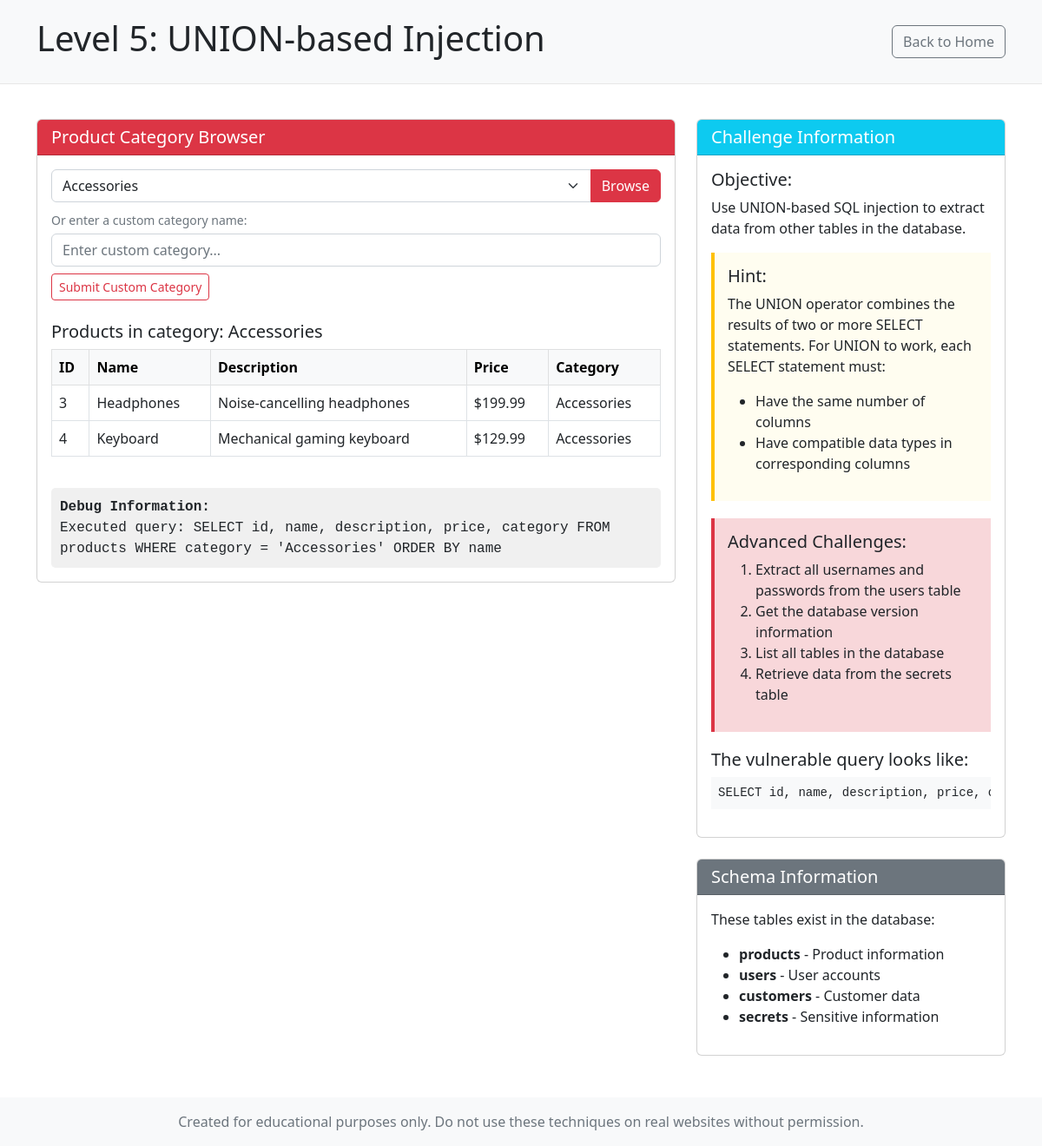
/level5.php?category=Accessories, run on the app's committed database.
### tables this page shows
CREATE TABLE products (
    id INT AUTO_INCREMENT PRIMARY KEY,
    name VARCHAR(100) NOT NULL,
    description TEXT,
    price DECIMAL(10, 2),
    category VARCHAR(50)
);

### level5.php (the view, shortened to what this page needs)
<?php
require_once 'config.php';
$category = '';
$results = [];
$executed_query = '';
$categories = [];
$category_sql = "SELECT DISTINCT category FROM products ORDER BY category";
$category_result = mysqli_query($conn, $category_sql);
if ($category_result) {
    while ($row = mysqli_fetch_assoc($category_result)) {
        $categories[] = $row['category'];
    }
}
if (isset($_GET['category'])) {
    $category = $_GET['category'];
    $sql = "SELECT id, name, description, price, category FROM products WHERE category = '$category' ORDER BY name";
    $executed_query = "Executed query: " . $sql;
    $result = mysqli_query($conn, $sql);
    if ($result) {
        while ($row = mysqli_fetch_assoc($result)) {
            $results[] = $row;
        }
    } else {
        $error = "Error executing query: " . mysqli_error($conn);
    }
}
?>
<!DOCTYPE html>
<html lang="en">
<head>
    <link rel="stylesheet" href="https://cdn.jsdelivr.net/npm/bootstrap@5.2.3/dist/css/bootstrap.min.css">
</head>
<body>
    <div class="header">
        <div class="container">
            <div class="d-flex justify-content-between align-items-center">
                <h1>Level 5: UNION-based Injection</h1>
                <a href="index.php" class="btn btn-outline-secondary">Back to Home</a>
            </div>
        </div>
    </div>
    <div class="container">
        <div class="row">
            <div class="col-md-8">
                <div class="card">
                    <div class="card-header bg-danger text-white">
                        <h5 class="mb-0">Product Category Browser</h5>
                    </div>
                    <div class="card-body">
                        <form method="get" action="" class="mb-4">
                            <div class="input-group">
                                <select class="form-select" name="category" id="category">
                                    <?php foreach ($categories as $cat): ?>
                                        <option value="<?php echo htmlspecialchars($cat); ?>" <?php echo ($category === $cat) ? 'selected' : ''; ?>>
                                            <?php echo htmlspecialchars($cat); ?>
                                        </option>
                                    <?php endforeach; ?>
                                </select>
                                <button class="btn btn-danger" type="submit">Browse</button>
                            </div>
                            <div class="mt-2">
                                <small class="text-muted">Or enter a custom category name:</small>
                                <input type="text" class="form-control mt-1" name="custom_category" placeholder="Enter custom category...">
                                <button class="btn btn-outline-danger btn-sm mt-2" type="submit" onclick="submitCustom(); return false;">Submit Custom Category</button>
                            </div>
                        </form>
                        <?php if (!empty($results)): ?>
                            <h5>Products in category: <?php echo htmlspecialchars($category); ?></h5>
                            <div class="table-responsive">
                                <table class="table table-bordered table-hover">
                                    <thead class="table-light">
                                        <tr>
                                            <th>ID</th>
                                            <th>Name</th>
                                            <th>Description</th>
                                            <th>Price</th>
                                            <th>Category</th>
                                        </tr>
                                    </thead>
                                    <tbody>
                                        <?php foreach ($results as $product): ?>
                                            <tr>
                                                <td><?php echo htmlspecialchars($product['id']); ?></td>
                                                <td><?php echo htmlspecialchars($product['name']); ?></td>
                                                <td><?php echo htmlspecialchars($product['description']); ?></td>
                                                <td>$<?php echo htmlspecialchars($product['price']); ?></td>
                                                <td><?php echo htmlspecialchars($product['category']); ?></td>
                                            </tr>
                                        <?php endforeach; ?>
                                    </tbody>
                                </table>
                            </div>
                        <?php elseif (isset($_GET['category'])): ?>
                            <div class="alert alert-info">
                                No products found in the selected category.
                            </div>
                        <?php endif; ?>
                        <?php if (!empty($executed_query)): ?>
                            <div class="query-box">
                                <strong>Debug Information:</strong><br>
                                <?php echo htmlspecialchars($executed_query); ?>
                            </div>
                        <?php endif; ?>
                    </div>
                </div>
            </div>
            <div class="col-md-4">
                <div class="card">
                    <div class="card-header bg-info text-white">
                        <h5 class="mb-0">Challenge Information</h5>
                    </div>
                    <div class="card-body">
                        <h5>Objective:</h5>
                        <p>Use UNION-based SQL injection to extract data from other tables in the database.</p>
                        <div class="hint-box">
                            <h5>Hint:</h5>
                            <p>The UNION operator combines the results of two or more SELECT statements. For UNION to work, each SELECT statement must:</p>
                            <ul>
                                <li>Have the same number of columns</li>
                                <li>Have compatible data types in corresponding columns</li>
                            </ul>
                        </div>
                        <div class="advanced-box mt-3">
                            <h5>Advanced Challenges:</h5>
                            <ol>
                                <li>Extract all usernames and passwords from the users table</li>
                                <li>Get the database version information</li>
                                <li>List all tables in the database</li>
                                <li>Retrieve data from the secrets table</li>
                            </ol>
                        </div>
                        <h5>The vulnerable query looks like:</h5>
                        <pre class="bg-light p-2">SELECT id, name, description, price, category FROM products WHERE category = '$category' ORDER BY name</pre>
                    </div>
                </div>
                <div class="card mt-4">
                    <div class="card-header bg-secondary text-white">
                        <h5 class="mb-0">Schema Information</h5>
                    </div>
                    <div class="card-body">
                        <p>These tables exist in the database:</p>
                        <ul>
                            <li><strong>products</strong> - Product information</li>
                            <li><strong>users</strong> - User accounts</li>
                            <li><strong>customers</strong> - Customer data</li>
                            <li><strong>secrets</strong> - Sensitive information</li>
                        </ul>
                    </div>
                </div>
            </div>
        </div>
    </div>
    <footer class="mt-5 py-3 bg-light">
        <div class="container text-center">
            <p class="text-muted mb-0">Created for educational purposes only. Do not use these techniques on real websites without permission.</p>
        </div>
    </footer>
</body>
</html>

### level5.php (style rules this page uses)
.header { background-color: #f8f9fa; padding: 20px 0; margin-bottom: 40px; border-bottom: 1px solid #e7e7e7; }
.hint-box { background-color: #fffdf0; border-left: 4px solid #ffc107; padding: 15px; margin-bottom: 20px; }
.query-box { background-color: #f0f0f0; padding: 10px; border-radius: 5px; margin-top: 20px; font-family: monospace; overflow-x: auto; }
.advanced-box { background-color: #f8d7da; border-left: 4px solid #dc3545; padding: 15px; margin-bottom: 20px; }

### data on the page
products: id "3", name "Headphones", description "Noise-cancelling headphones", price "199.99", category "Accessories"
products: id "4", name "Keyboard", description "Mechanical gaming keyboard", price "129.99", category "Accessories"

### other printed values
$category "Accessories"
$executed_query "Executed query: SELECT id, name, description, price, category FROM products WHERE category = 'Accessories' ORDER BY name"
form field category "Accessories"
